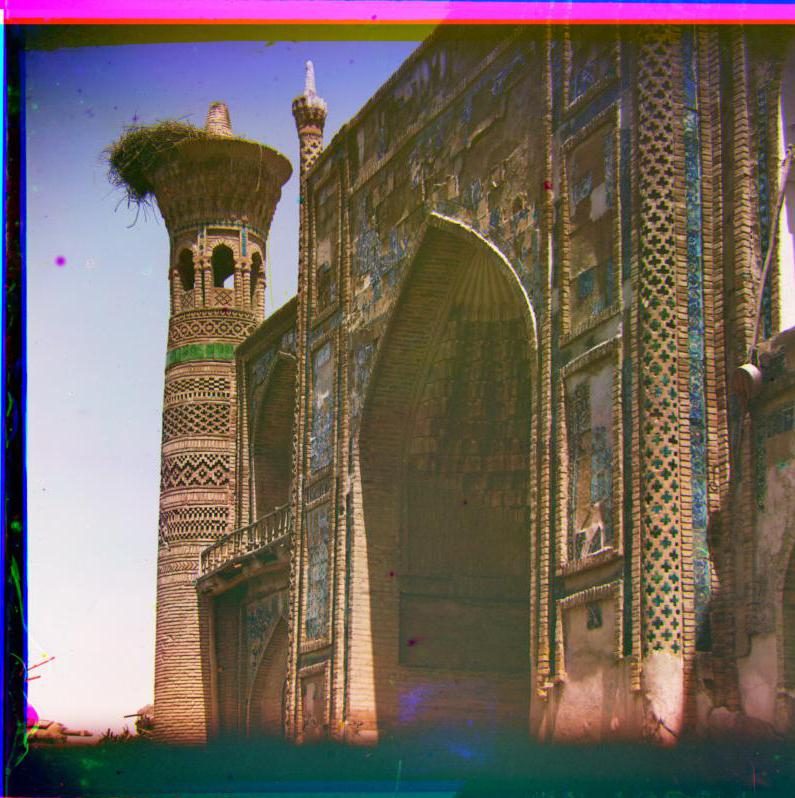
#> input picture media/a1/outdata_crop/00001a.jpg, 795 x 798 px, given as the content of the folder ./output/outdata, which was not available
$ jupyter execute --allow-errors main.ipynb
#> lines starting #> are read from the running program, lines starting #| are printed output that depends on the picture; pictures that were not available may be replaced by others from this repository, and a replacement may not be noted
#> further down, im is the input picture: shape (798, 795, 3); mean R, G, B 113.1, 100.3, 93.6
[cell 1]
import matplotlib.pyplot as plt
import matplotlib
import numpy as np
import skimage as sk
import skimage.io as skio
import skimage.transform as sktr
import os
import time
from scipy.ndimage.filters import gaussian_filter

# Crop image
def crop(img, ratio=0.2):
    h, w = np.floor(np.multiply(img.shape, ratio)).astype(int)
    return img[h:-h, w:-w]


# SSD method
def SSD_loss(a, b):
    loss = np.sum((a - b)**2)
    return loss


# NCC method
# [47 lines left out: functions NCC_loss, trim_rgb, contrast, USM, not called in this run]


# align function
def align(target, ref, center=np.array([0, 0]), search=np.array([15, 15])):
    target_crop = crop(target)
    ref_crop = crop(ref)
    loss_min = float('inf')
    shift = np.array([0, 0])
    for i in range(-search[0] + center[0], search[0] + center[0] + 1):
        for j in range(-search[1] + center[1], search[1] + center[1] + 1):
            target_shift = np.roll(target_crop, i, axis=0)
            target_shift = np.roll(target_shift, j, axis=1)
            # loss function
            loss = SSD_loss(target_shift, ref_crop)
            if (loss < loss_min):
                loss_min = loss
                shift = np.array([i, j])
    target_final = np.roll(target, shift[0], axis=0)
    target_final = np.roll(target_final, shift[1], axis=1)
    return target_final, shift


# pyramid
def pyramid(target, ref):
    base = 2
    layer_start = 7  #start from min dimension of 128
    layer_end = 0
    shift = np.array([0, 0])
    search = np.array([15, 15])
    # take log2 to decide number of scales
    scale_total = np.floor(np.log(min(target.shape)) /
                           np.log(base)).astype(int)
    # do not use pyramid if image is smaller than 512*512
    if (scale_total < 9):
        target_temp, shift = align(target, ref, center=shift, search=search)
        print("image is smaller than 512*512, not use pyramid")
        return target_temp, shift

    print("The pyramid of downsampling has " + str(scale_total + 1) +
          " layers")
    print("Start from layer " + str(layer_start + 1))

    for scale in range(scale_total - layer_start, layer_end - 1, -1):
        print("Calculate the layer of " + str(scale_total - scale + 1))
        # start from the top of the pyramid(minimum size of image)
        target_scaled = sk.transform.rescale(target,
                                             1 / base**scale,
                                             anti_aliasing=True)
        ref_scaled = sk.transform.rescale(ref,
                                          1 / base**scale,
                                          anti_aliasing=True)
        # use USM to sharp edge
        target_scaled = USM(target_scaled)
        ref_scaled = USM(ref_scaled)
        # align in current layer of pyramid
        target_temp, shift = align(target_scaled,
                                   ref_scaled,
                                   center=shift,
                                   search=search)
        search -= 2
        shift = shift * base

    shift = (shift * (base**(layer_end - 1))).astype(int)
    target_final = np.roll(target, shift[0], axis=0)
    target_final = np.roll(target_final, shift[1], axis=1)

    return target_final, shift


# trim the border with high mean square difference
def trim_border(img):
    threshold = 0.019
    drift = 0
    r, g, b = img[:, :, 0], img[:, :, 1], img[:, :, 2]
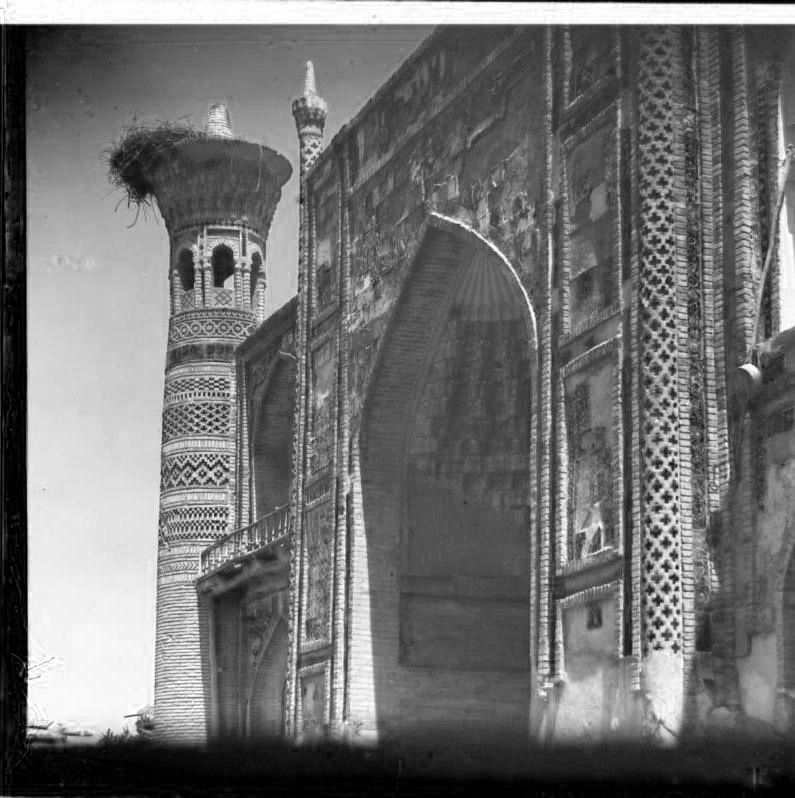
#> r: shape (798, 795) float64; min 0, max 1, mean 0.444
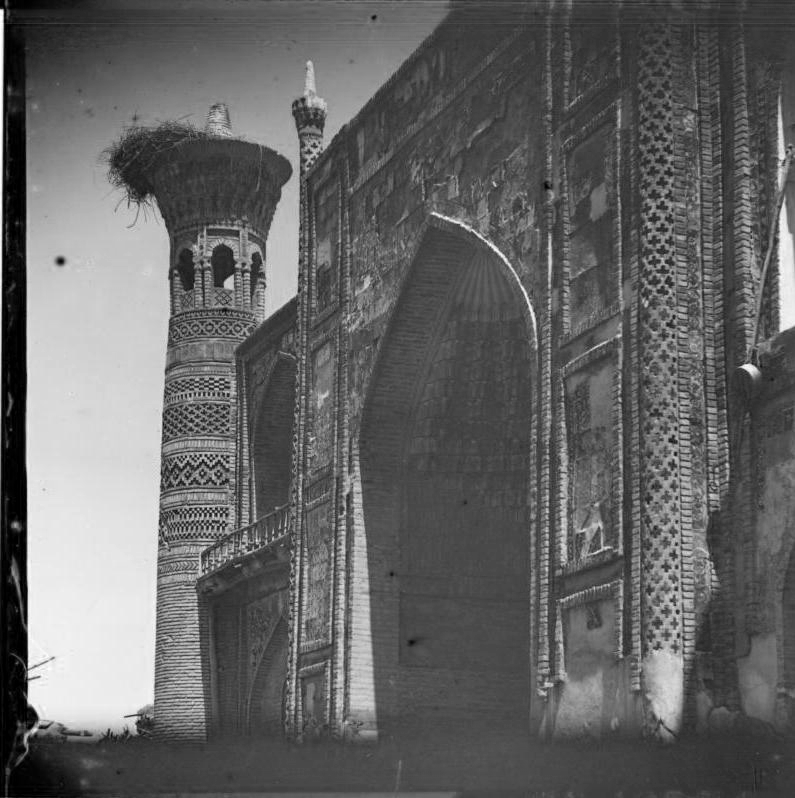
#> g: shape (798, 795) float64; min 0, max 1, mean 0.393
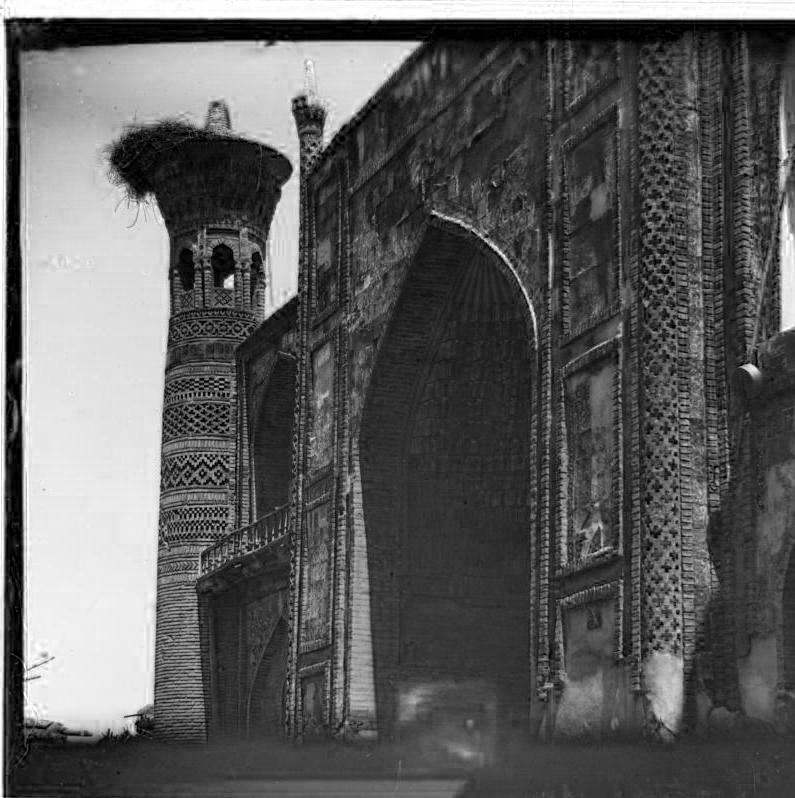
#> b: shape (798, 795) float64; min 0, max 1, mean 0.367
    gray = 0.2989 * r + 0.5870 * g + 0.1140 * b
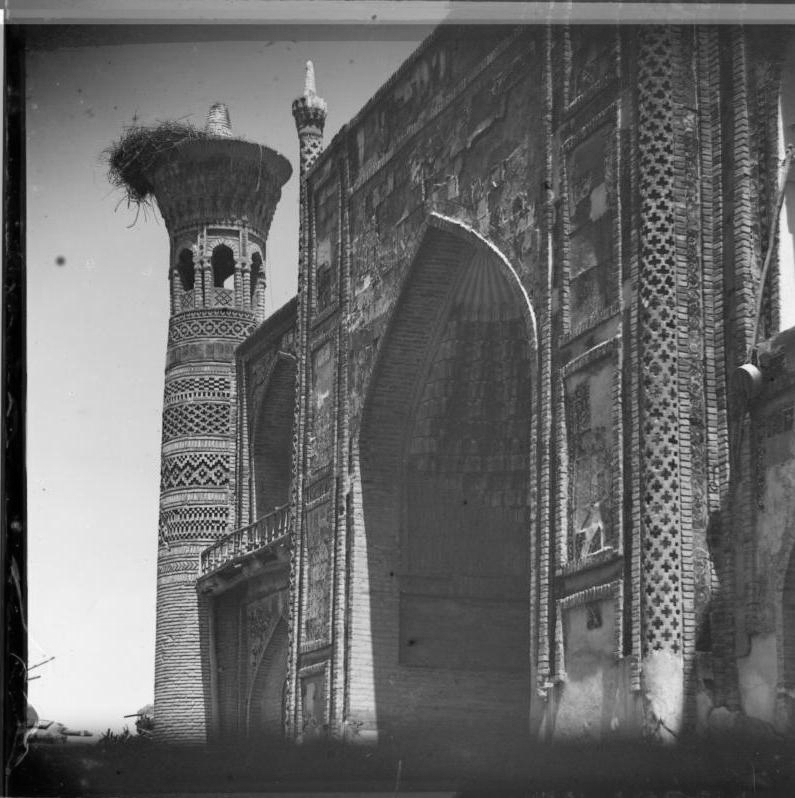
#> gray: shape (798, 795) float64; min 0, max 0.995, mean 0.405
    # row
    mean_row = ((gray - gray.mean(1, keepdims=True))**2).mean(1, keepdims=True)
#> mean_row = 798 values, max 0.0687 at index 643, min 0.00204 at index 745, mean 0.0401
    row_up = np.roll(mean_row, -1, axis=0)
#> row_up = 798 values, max 0.0687 at index 642, min 0.00204 at index 744, mean 0.0401
    row_up[-1, :] = mean_row[-1, :]
    row_down = np.roll(mean_row, 1, axis=0)
#> row_down = 798 values, max 0.0687 at index 644, min 0.00204 at index 746, mean 0.0401
    row_down[0, :] = mean_row[0, :]
    #     mean_row = (mean_row + row_up + row_down) / 3
    index_row = np.argwhere(
        (mean_row > threshold) * (row_up > threshold) * (row_down > threshold))
#> index_row = 641 pairs, first value 81 to 730, second value 0 to 0
    gray = gray[index_row[0 + drift, 0]:index_row[-1 - drift, 0], :]
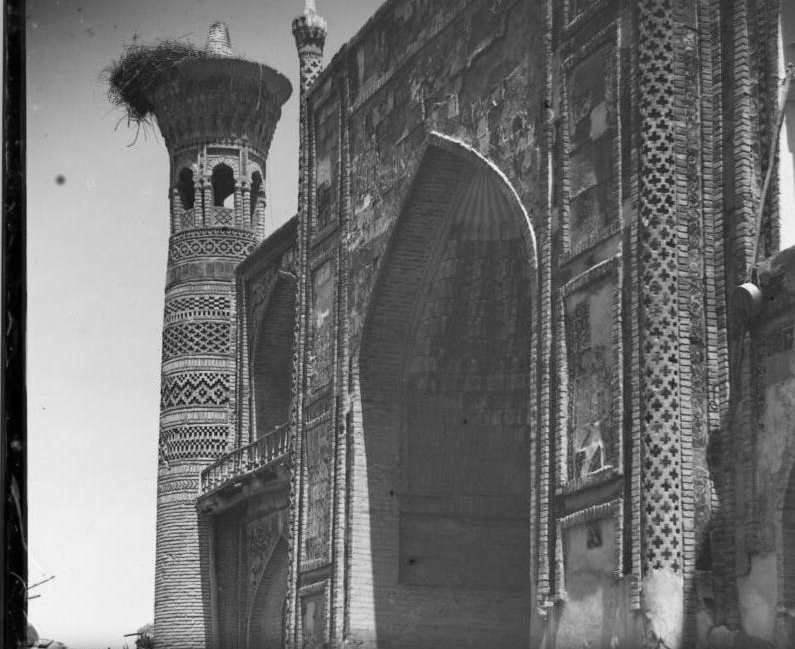
#> gray: shape (649, 795) float64; min 0, max 0.992, mean 0.43

    # col
    mean_col = ((gray - gray.mean(0, keepdims=True))**2).mean(0, keepdims=True)
    #     print(mean_col.shape)
    col_left = np.roll(mean_col, -1, axis=1)
    col_left[:, -1] = mean_col[:, -1]
    col_right = np.roll(mean_col, 1, axis=1)
    col_right[:, 0] = mean_col[:, 0]
    #     mean_col = (mean_col + col_right + col_left) / 3
    index_col = np.argwhere((mean_col > threshold) * (col_left > threshold) *
                            (col_right > threshold))
#> index_col = 343 pairs, first value 0 to 0, second value 0 to 794
    gray = gray[:, index_col[0 + drift, 1]:index_col[-1 - drift, 1]]
#> gray: shape (649, 794) float64
    # color image trim
    img = img[index_row[0 + drift, 0]:index_row[-1 - drift, 0], :]
    img = img[:, index_col[0 + drift, 1]:index_col[-1 - drift, 1]]
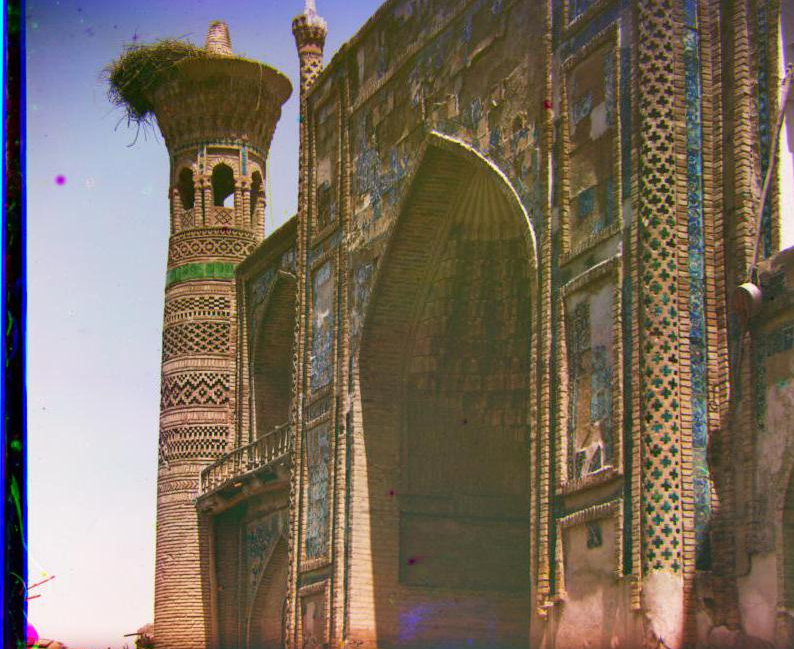
#> img: shape (649, 794, 3) float64; mean of channels 0, 1, 2 0.471, 0.421, 0.368; drawn as R, G, B
#> `b = im[:height]`:
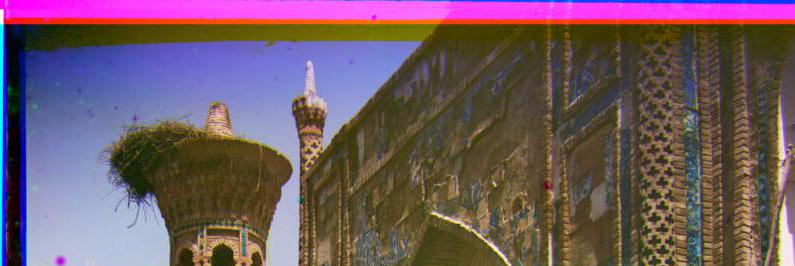
#> b: shape (266, 795, 3) float64; mean R, G, B 0.435, 0.351, 0.387
#> `g = im[height:2 * height]`:
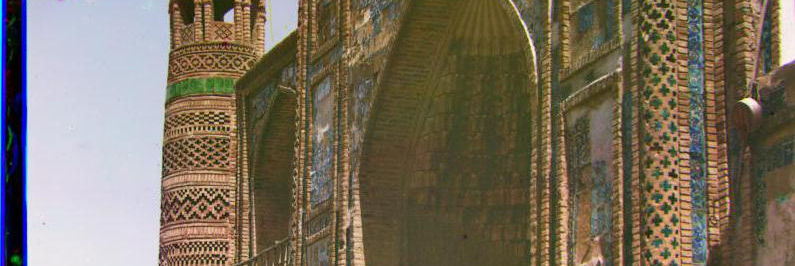
#> g: shape (266, 795, 3) float64; mean R, G, B 0.473, 0.431, 0.364
#> `r = im[2 * height:3 * height]`:
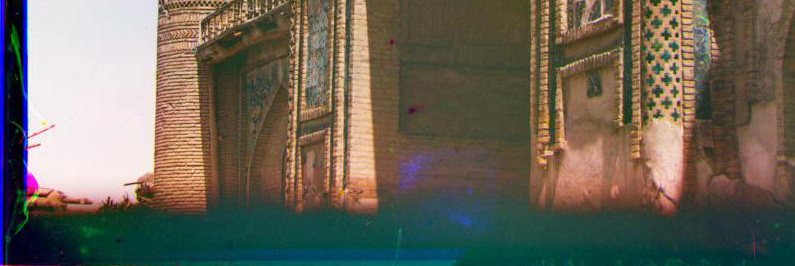
#> r: shape (266, 795, 3) float64; mean R, G, B 0.423, 0.398, 0.349

    return img

[cell 2]
# align the images
# functions that might be useful for aligning the images include:
# np.roll, np.sum, sk.transform.rescale (for multiscale)

# name of the input file
file_list = os.listdir('./output/outdata')
#> (the rest of this cell did not finish here and is left out)

[cell 3]
# name of the input file
file_list = os.listdir('./data')
file_number = 1
#> (the rest of this cell did not finish here and is left out)

[cell 4]
# align the images
# functions that might be useful for aligning the images include:
# np.roll, np.sum, sk.transform.rescale (for multiscale)

# name of the input file
file_list = os.listdir('./dataset_extra')
#> (the rest of this cell did not finish here and is left out)

    print("align r to b")
    ar, shift_ar = pyramid(r, b)
    print("The time of execution of above program is :", time.time() - start)
    # create a color image
    im_out = np.uint8(np.dstack([ar, ag, b]) * 255)
    # save the image
    size = min(im_out.shape[0], im_out.shape[1])
    if (size > 512):
        scale = np.floor(np.log2(size) - np.log2(512)).astype(int)
        im_out = sk.transform.rescale(im_out, (1 / 2**scale, 1 / 2**scale, 1))
    jpgname = file_name.replace(".tif", ".jpg")
    fname = './output/outdata/' + jpgname
    skio.imsave(fname, im_out)

    # display the image
    skio.imshow(im_out)
    skio.show()
